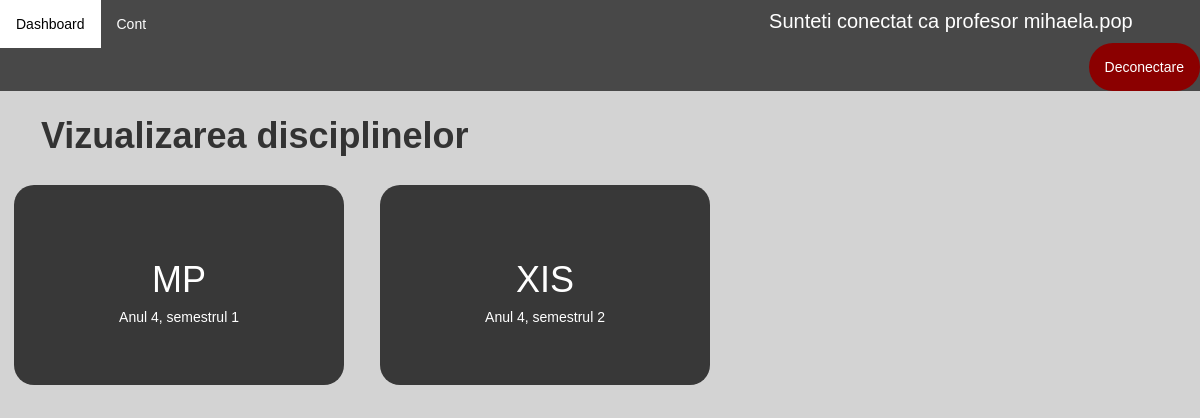
The app's page / (signed in), older data.
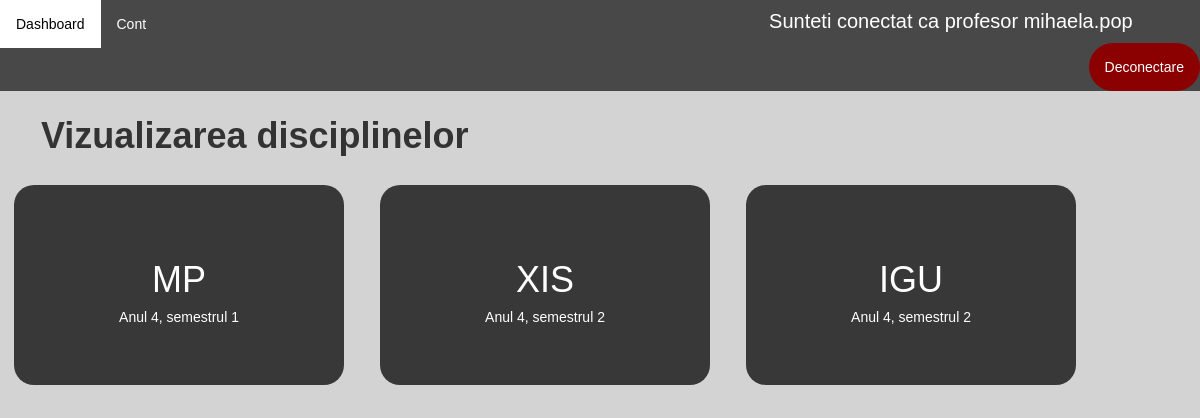
The same page, newer data.
### application/models.py (models this page shows)
class Disciplina(models.Model):
    id = models.AutoField(primary_key=True)
    nume = models.CharField(max_length=100, unique=True)
    profesori = models.ManyToManyField(Profesor)
    an_universitar = models.IntegerField(null=True)
    semestru = models.IntegerField(null=True)

### application/views.py (the view)
# urls.py: path('', application_views.dashboard, name='dashboard'),
@login_required(login_url='login')
def dashboard(request):
    context = create_context(request)
    if context['user_type'] == 'profesor':
        profesor = Profesor.objects.get(utilizator=request.user)
        discipline = Disciplina.objects.all().filter(profesori=profesor)
        context['discipline'] = discipline
    if 'studenti' == request.user.groups.all()[0].name:
        student = Student.objects.get(utilizator=request.user)
        context['student'] = student
        discipline_student = DisciplinaProfesorStudent.objects.all().filter(student=student)
        print(discipline_student)
        context['discipline_student'] = discipline_student
    return render(request, 'application/dashboard.html', context)

### application/functions.py (called while the page is built)
def get_user_info(request):
    user = request.user
    user_groups = [group.name for group in user.groups.all()]
    if 'admin' in user_groups:
        user_type = 'admin'
    elif 'studenti' in user_groups:
        user_type = 'student'
    elif 'secretariat' in user_groups:
        user_type = 'secretar'
    else:
        user_type = 'profesor'
    out = {'user': user,
           'user_groups': user_groups,
           'user_type': user_type
           }
    return out

def create_context(request=None, extract_user_info=True):
    if extract_user_info and not request:
        raise ValueError("request must be set if extract_user_info is True")
    out = {}
    if extract_user_info:
        out.update(get_user_info(request))
    return out

### application/templates/application/dashboard.html (shortened to what this page needs)
{% extends 'application/main_layout_application.html' %}
{% load static %}
{% block article %}
    <link rel="stylesheet" href="{% static 'application/css/dashboard.css' %}">
    {% if 'profesori' in user_groups %}
        <h1><b>Vizualizarea disciplinelor</b></h1>
        <br>
        <div class="row">
            {% for disciplina in discipline %}
                    <div class="col-sm-6"
                         style="background-color: #383838; width: 330px; height: 200px; border-radius: 20px; margin-right: 6vh; margin-left: -1.5vh; padding-top: 5px; margin-bottom: 5px">
                        <div class="card">
                            <div class="card-body" style="margin-top: 5px">
                                <h1 class="card-title" style="text-align: center; padding-top: 50px"><a href="{% url 'vizualizareDisciplina' disciplina.id %}"
                                                                                                    style="color: white;">{{ disciplina.nume }}</a></h1>
                                    <h5 class="card-title" style="text-align: center; color: white">Anul {{ disciplina.an_universitar }}, semestrul {{ disciplina.semestru }}</h5>
                                <br>
                            </div>
                        </div>
                    </div>
            {% endfor %}
        </div>
    {% endif %}
{% endblock %}

Row changes from the older to the newer data that the page shows:
added Disciplina: nume "IGU", an_universitar "4", semestru "2"
